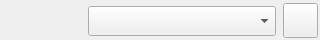
<?xml version="1.0" encoding="UTF-8"?>
<ui version="4.0">
 <class>customComboBox</class>
 <widget class="QWidget" name="customComboBox">
  <property name="geometry">
   <rect>
    <x>0</x>
    <y>0</y>
    <width>320</width>
    <height>40</height>
   </rect>
  </property>
  <property name="minimumSize">
   <size>
    <width>320</width>
    <height>40</height>
   </size>
  </property>
  <property name="maximumSize">
   <size>
    <width>320</width>
    <height>40</height>
   </size>
  </property>
  <property name="windowTitle">
   <string>Form</string>
  </property>
  <widget class="QWidget" name="layoutWidget">
   <property name="geometry">
    <rect>
     <x>0</x>
     <y>0</y>
     <width>319</width>
     <height>42</height>
    </rect>
   </property>
   <layout class="QHBoxLayout" name="mainLayout">
    <item>
     <widget class="QLabel" name="controllerLabel">
      <property name="minimumSize">
       <size>
        <width>80</width>
        <height>40</height>
       </size>
      </property>
      <property name="maximumSize">
       <size>
        <width>80</width>
        <height>40</height>
       </size>
      </property>
      <property name="text">
       <string/>
      </property>
      <property name="alignment">
       <set>Qt::AlignCenter</set>
      </property>
      <property name="wordWrap">
       <bool>true</bool>
      </property>
     </widget>
    </item>
    <item>
     <widget class="QComboBox" name="controller">
      <property name="minimumSize">
       <size>
        <width>188</width>
        <height>30</height>
       </size>
      </property>
      <property name="maximumSize">
       <size>
        <width>188</width>
        <height>30</height>
       </size>
      </property>
     </widget>
    </item>
    <item>
     <widget class="QPushButton" name="controllerJudge">
      <property name="minimumSize">
       <size>
        <width>35</width>
        <height>35</height>
       </size>
      </property>
      <property name="maximumSize">
       <size>
        <width>35</width>
        <height>35</height>
       </size>
      </property>
      <property name="text">
       <string/>
      </property>
     </widget>
    </item>
   </layout>
  </widget>
 </widget>
 <resources/>
 <connections/>
</ui>
